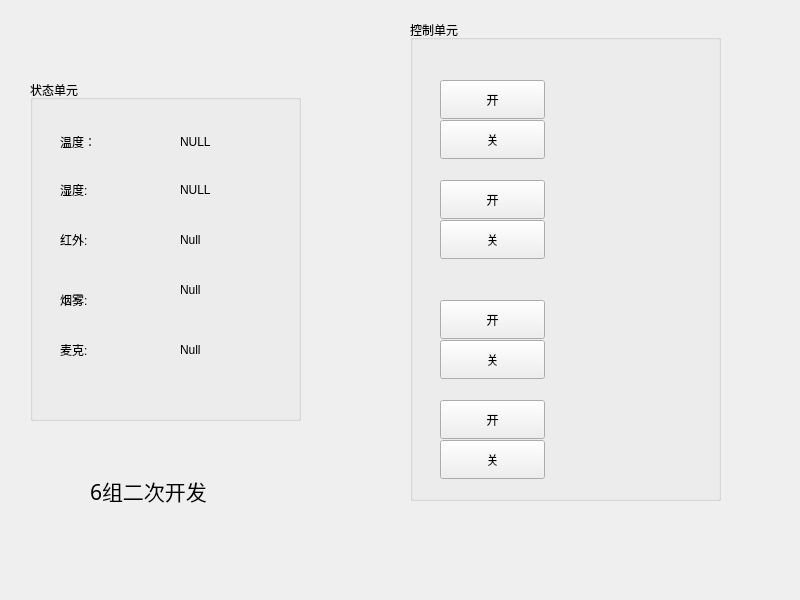
<?xml version="1.0" encoding="UTF-8"?>
<ui version="4.0">
 <class>MyWidget</class>
 <widget class="QWidget" name="MyWidget">
  <property name="geometry">
   <rect>
    <x>0</x>
    <y>0</y>
    <width>800</width>
    <height>600</height>
   </rect>
  </property>
  <property name="windowTitle">
   <string>MyWidget</string>
  </property>
  <property name="autoFillBackground">
   <bool>true</bool>
  </property>
  <widget class="QGroupBox" name="groupBox">
   <property name="geometry">
    <rect>
     <x>410</x>
     <y>20</y>
     <width>311</width>
     <height>481</height>
    </rect>
   </property>
   <property name="title">
    <string>控制单元</string>
   </property>
   <widget class="QLabel" name="label_motor">
    <property name="geometry">
     <rect>
      <x>210</x>
      <y>70</y>
      <width>61</width>
      <height>51</height>
     </rect>
    </property>
    <property name="text">
     <string/>
    </property>
    <property name="pixmap">
     <pixmap resource="../../gitworkspace/magic/magicprogram/UP-Magic_Demo实训案例/resource/UP-Magic/images.qrc">:/images/motor.png</pixmap>
    </property>
   </widget>
   <widget class="QPushButton" name="pb_motor_on">
    <property name="geometry">
     <rect>
      <x>30</x>
      <y>60</y>
      <width>105</width>
      <height>39</height>
     </rect>
    </property>
    <property name="text">
     <string>开</string>
    </property>
    <property name="icon">
     <iconset resource="../../gitworkspace/magic/magicprogram/UP-Magic_Demo实训案例/resource/UP-Magic/images.qrc">
      <normaloff>:/images/on.png</normaloff>:/images/on.png</iconset>
    </property>
   </widget>
   <widget class="QPushButton" name="pb_motor_off">
    <property name="geometry">
     <rect>
      <x>30</x>
      <y>100</y>
      <width>105</width>
      <height>39</height>
     </rect>
    </property>
    <property name="text">
     <string>关</string>
    </property>
    <property name="icon">
     <iconset resource="../../gitworkspace/magic/magicprogram/UP-Magic_Demo实训案例/resource/UP-Magic/images.qrc">
      <normaloff>:/images/off.png</normaloff>:/images/off.png</iconset>
    </property>
   </widget>
   <widget class="QLabel" name="label_led">
    <property name="geometry">
     <rect>
      <x>200</x>
      <y>180</y>
      <width>61</width>
      <height>51</height>
     </rect>
    </property>
    <property name="text">
     <string/>
    </property>
    <property name="pixmap">
     <pixmap resource="../../gitworkspace/magic/magicprogram/UP-Magic_Demo实训案例/resource/UP-Magic/images.qrc">:/images/led.png</pixmap>
    </property>
   </widget>
   <widget class="QLabel" name="label_buzzer">
    <property name="geometry">
     <rect>
      <x>210</x>
      <y>290</y>
      <width>61</width>
      <height>51</height>
     </rect>
    </property>
    <property name="text">
     <string/>
    </property>
    <property name="pixmap">
     <pixmap resource="../../gitworkspace/magic/magicprogram/UP-Magic_Demo实训案例/resource/UP-Magic/images.qrc">:/images/buzzer.png</pixmap>
    </property>
   </widget>
   <widget class="QLabel" name="label_matrix">
    <property name="geometry">
     <rect>
      <x>200</x>
      <y>390</y>
      <width>61</width>
      <height>51</height>
     </rect>
    </property>
    <property name="text">
     <string/>
    </property>
    <property name="pixmap">
     <pixmap resource="../../gitworkspace/magic/magicprogram/UP-Magic_Demo实训案例/resource/UP-Magic/images.qrc">:/images/matrix.png</pixmap>
    </property>
   </widget>
   <widget class="QPushButton" name="pb_led_off">
    <property name="geometry">
     <rect>
      <x>30</x>
      <y>200</y>
      <width>105</width>
      <height>39</height>
     </rect>
    </property>
    <property name="text">
     <string>关</string>
    </property>
    <property name="icon">
     <iconset resource="../../gitworkspace/magic/magicprogram/UP-Magic_Demo实训案例/resource/UP-Magic/images.qrc">
      <normaloff>:/images/off.png</normaloff>:/images/off.png</iconset>
    </property>
   </widget>
   <widget class="QPushButton" name="pb_buzzer_off">
    <property name="geometry">
     <rect>
      <x>30</x>
      <y>320</y>
      <width>105</width>
      <height>39</height>
     </rect>
    </property>
    <property name="text">
     <string>关</string>
    </property>
    <property name="icon">
     <iconset resource="../../gitworkspace/magic/magicprogram/UP-Magic_Demo实训案例/resource/UP-Magic/images.qrc">
      <normaloff>:/images/off.png</normaloff>:/images/off.png</iconset>
    </property>
   </widget>
   <widget class="QPushButton" name="pb_matrix_off">
    <property name="geometry">
     <rect>
      <x>30</x>
      <y>420</y>
      <width>105</width>
      <height>39</height>
     </rect>
    </property>
    <property name="text">
     <string>关</string>
    </property>
    <property name="icon">
     <iconset resource="../../gitworkspace/magic/magicprogram/UP-Magic_Demo实训案例/resource/UP-Magic/images.qrc">
      <normaloff>:/images/off.png</normaloff>:/images/off.png</iconset>
    </property>
   </widget>
   <widget class="QPushButton" name="pb_led_on">
    <property name="geometry">
     <rect>
      <x>30</x>
      <y>160</y>
      <width>105</width>
      <height>39</height>
     </rect>
    </property>
    <property name="text">
     <string>开</string>
    </property>
    <property name="icon">
     <iconset resource="../../gitworkspace/magic/magicprogram/UP-Magic_Demo实训案例/resource/UP-Magic/images.qrc">
      <normaloff>:/images/on.png</normaloff>:/images/on.png</iconset>
    </property>
   </widget>
   <widget class="QPushButton" name="pb_buzzer_on">
    <property name="geometry">
     <rect>
      <x>30</x>
      <y>280</y>
      <width>105</width>
      <height>39</height>
     </rect>
    </property>
    <property name="text">
     <string>开</string>
    </property>
    <property name="icon">
     <iconset resource="../../gitworkspace/magic/magicprogram/UP-Magic_Demo实训案例/resource/UP-Magic/images.qrc">
      <normaloff>:/images/on.png</normaloff>:/images/on.png</iconset>
    </property>
   </widget>
   <widget class="QPushButton" name="pb_matrix_on">
    <property name="geometry">
     <rect>
      <x>30</x>
      <y>380</y>
      <width>105</width>
      <height>39</height>
     </rect>
    </property>
    <property name="text">
     <string>开</string>
    </property>
    <property name="icon">
     <iconset resource="../../gitworkspace/magic/magicprogram/UP-Magic_Demo实训案例/resource/UP-Magic/images.qrc">
      <normaloff>:/images/on.png</normaloff>:/images/on.png</iconset>
    </property>
   </widget>
  </widget>
  <widget class="QGroupBox" name="groupBox_status">
   <property name="geometry">
    <rect>
     <x>30</x>
     <y>80</y>
     <width>271</width>
     <height>341</height>
    </rect>
   </property>
   <property name="title">
    <string>状态单元</string>
   </property>
   <widget class="QLabel" name="label_temp">
    <property name="geometry">
     <rect>
      <x>30</x>
      <y>50</y>
      <width>71</width>
      <height>23</height>
     </rect>
    </property>
    <property name="text">
     <string>温度：</string>
    </property>
   </widget>
   <widget class="QLabel" name="label_Stemp">
    <property name="geometry">
     <rect>
      <x>150</x>
      <y>50</y>
      <width>71</width>
      <height>23</height>
     </rect>
    </property>
    <property name="text">
     <string>NULL</string>
    </property>
   </widget>
   <widget class="QLabel" name="label_humi">
    <property name="geometry">
     <rect>
      <x>30</x>
      <y>100</y>
      <width>40</width>
      <height>20</height>
     </rect>
    </property>
    <property name="palette">
     <palette>
      <active>
       <colorrole role="Text">
        <brush brushstyle="SolidPattern">
         <color alpha="255">
          <red>255</red>
          <green>85</green>
          <blue>0</blue>
         </color>
        </brush>
       </colorrole>
       <colorrole role="PlaceholderText">
        <brush brushstyle="NoBrush">
         <color alpha="128">
          <red>255</red>
          <green>85</green>
          <blue>0</blue>
         </color>
        </brush>
       </colorrole>
      </active>
      <inactive>
       <colorrole role="Text">
        <brush brushstyle="SolidPattern">
         <color alpha="255">
          <red>255</red>
          <green>85</green>
          <blue>0</blue>
         </color>
        </brush>
       </colorrole>
       <colorrole role="PlaceholderText">
        <brush brushstyle="NoBrush">
         <color alpha="128">
          <red>255</red>
          <green>85</green>
          <blue>0</blue>
         </color>
        </brush>
       </colorrole>
      </inactive>
      <disabled>
       <colorrole role="Text">
        <brush brushstyle="SolidPattern">
         <color alpha="255">
          <red>118</red>
          <green>116</green>
          <blue>108</blue>
         </color>
        </brush>
       </colorrole>
       <colorrole role="PlaceholderText">
        <brush brushstyle="NoBrush">
         <color alpha="128">
          <red>255</red>
          <green>85</green>
          <blue>0</blue>
         </color>
        </brush>
       </colorrole>
      </disabled>
     </palette>
    </property>
    <property name="text">
     <string>湿度:</string>
    </property>
   </widget>
   <widget class="QLabel" name="label_Shumi">
    <property name="geometry">
     <rect>
      <x>150</x>
      <y>100</y>
      <width>50</width>
      <height>20</height>
     </rect>
    </property>
    <property name="text">
     <string>NULL</string>
    </property>
   </widget>
   <widget class="QLabel" name="label_irda">
    <property name="geometry">
     <rect>
      <x>30</x>
      <y>150</y>
      <width>40</width>
      <height>20</height>
     </rect>
    </property>
    <property name="text">
     <string>红外:</string>
    </property>
   </widget>
   <widget class="QLabel" name="label_Sirda">
    <property name="geometry">
     <rect>
      <x>150</x>
      <y>150</y>
      <width>61</width>
      <height>20</height>
     </rect>
    </property>
    <property name="text">
     <string>Null</string>
    </property>
   </widget>
   <widget class="QLabel" name="label_smog">
    <property name="geometry">
     <rect>
      <x>30</x>
      <y>210</y>
      <width>40</width>
      <height>20</height>
     </rect>
    </property>
    <property name="text">
     <string>烟雾:</string>
    </property>
   </widget>
   <widget class="QLabel" name="label_Ssmog">
    <property name="geometry">
     <rect>
      <x>150</x>
      <y>200</y>
      <width>61</width>
      <height>20</height>
     </rect>
    </property>
    <property name="text">
     <string>Null</string>
    </property>
   </widget>
   <widget class="QLabel" name="label_miph">
    <property name="geometry">
     <rect>
      <x>30</x>
      <y>260</y>
      <width>40</width>
      <height>20</height>
     </rect>
    </property>
    <property name="text">
     <string>麦克:</string>
    </property>
   </widget>
   <widget class="QLabel" name="label_Smiph">
    <property name="geometry">
     <rect>
      <x>150</x>
      <y>260</y>
      <width>61</width>
      <height>20</height>
     </rect>
    </property>
    <property name="text">
     <string>Null</string>
    </property>
   </widget>
  </widget>
  <widget class="QLabel" name="label_2">
   <property name="geometry">
    <rect>
     <x>90</x>
     <y>470</y>
     <width>181</width>
     <height>41</height>
    </rect>
   </property>
   <property name="font">
    <font>
     <family>文泉驿微米黑</family>
     <pointsize>16</pointsize>
    </font>
   </property>
   <property name="text">
    <string>6组二次开发</string>
   </property>
  </widget>
 </widget>
 <resources/>
 <connections/>
</ui>
